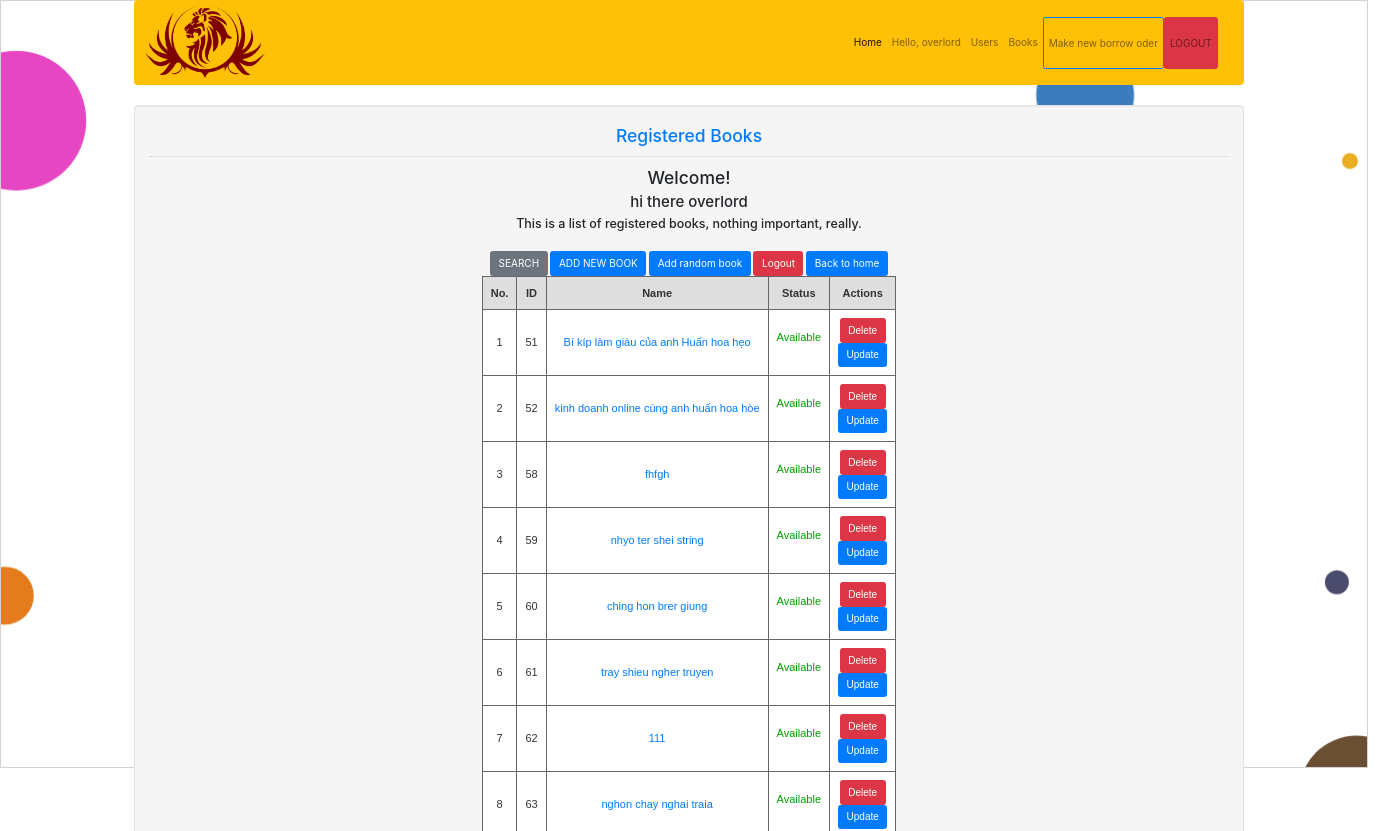
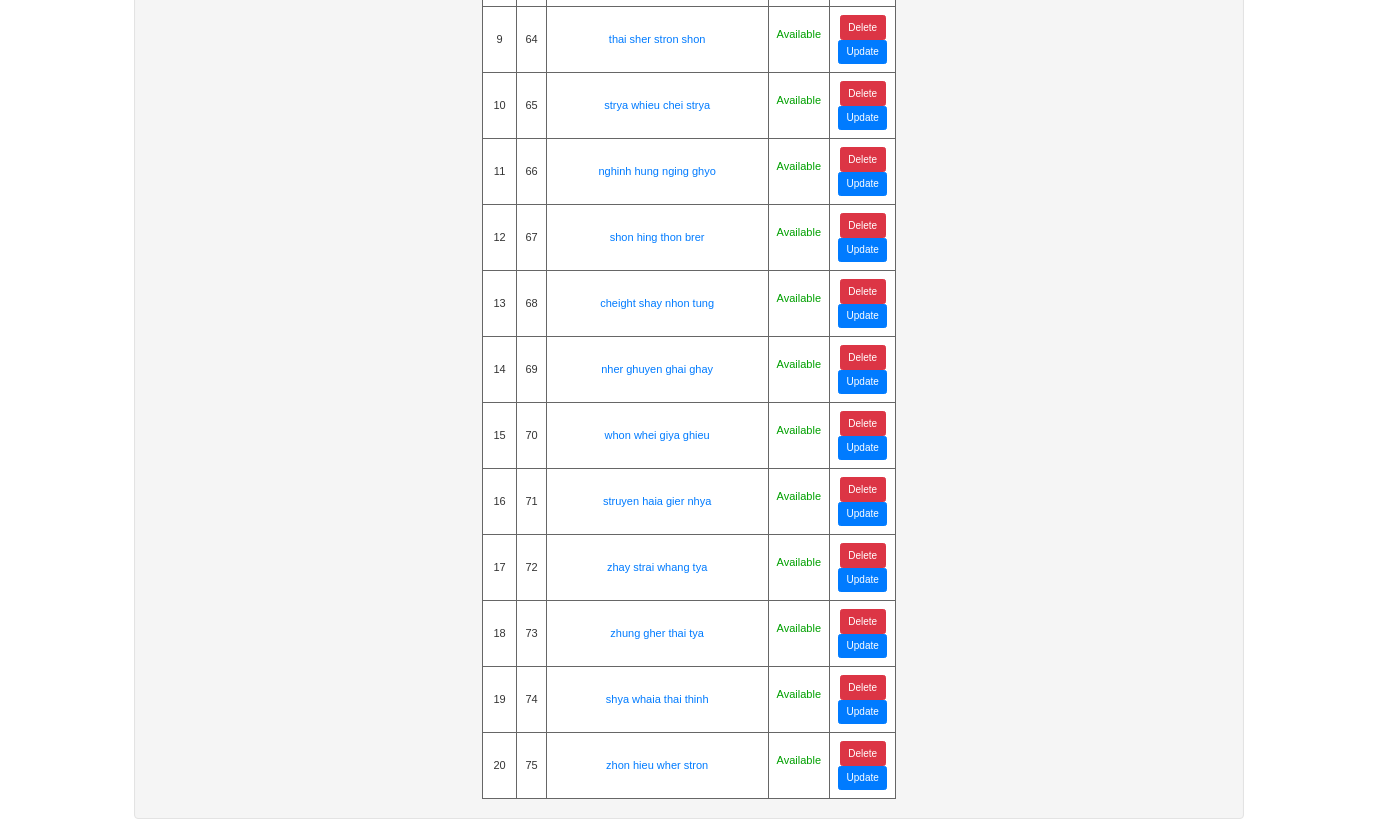
The page /view/book/display.php (signed in) on the database as committed earlier (2 pictures, top to bottom).
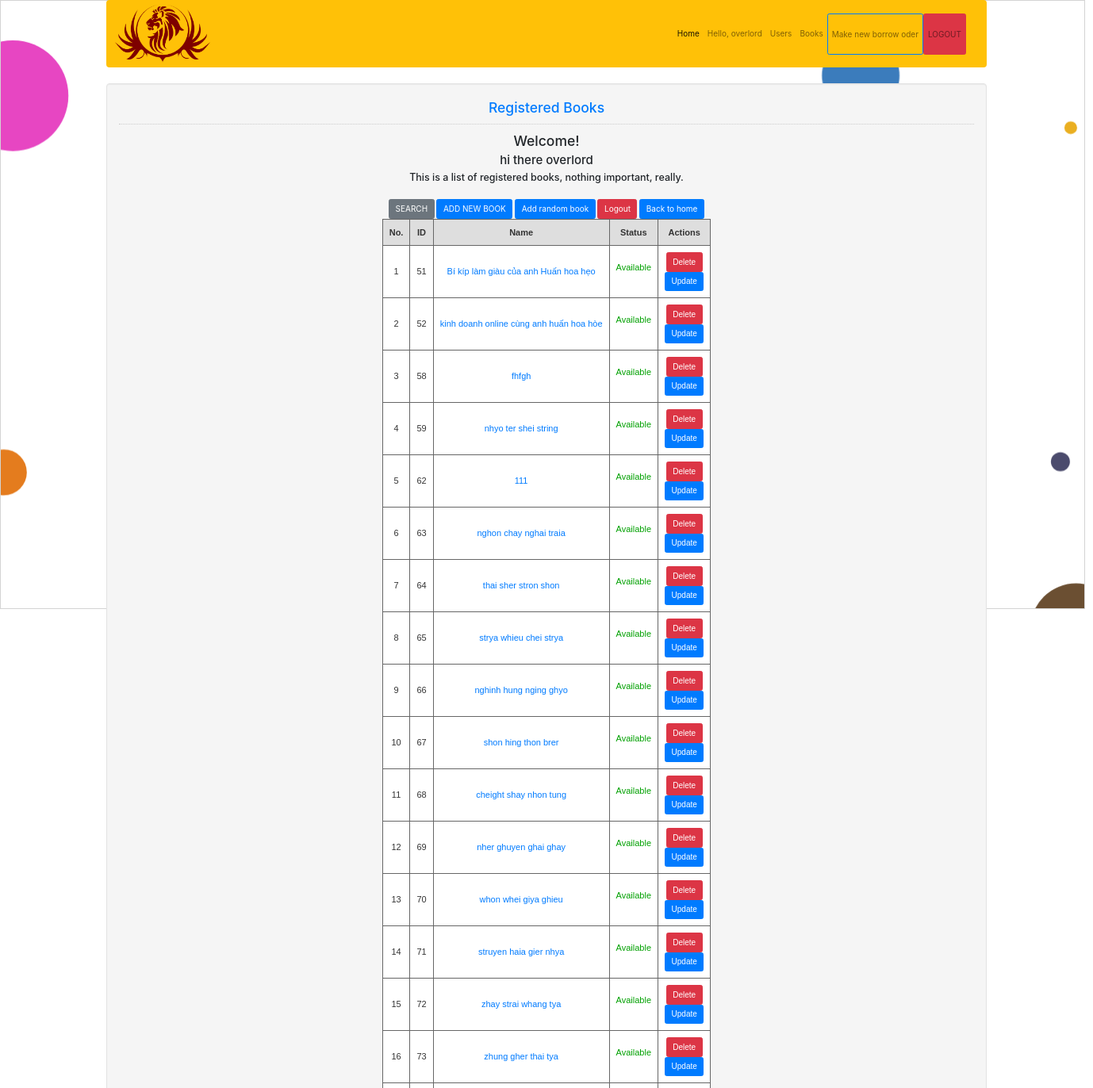
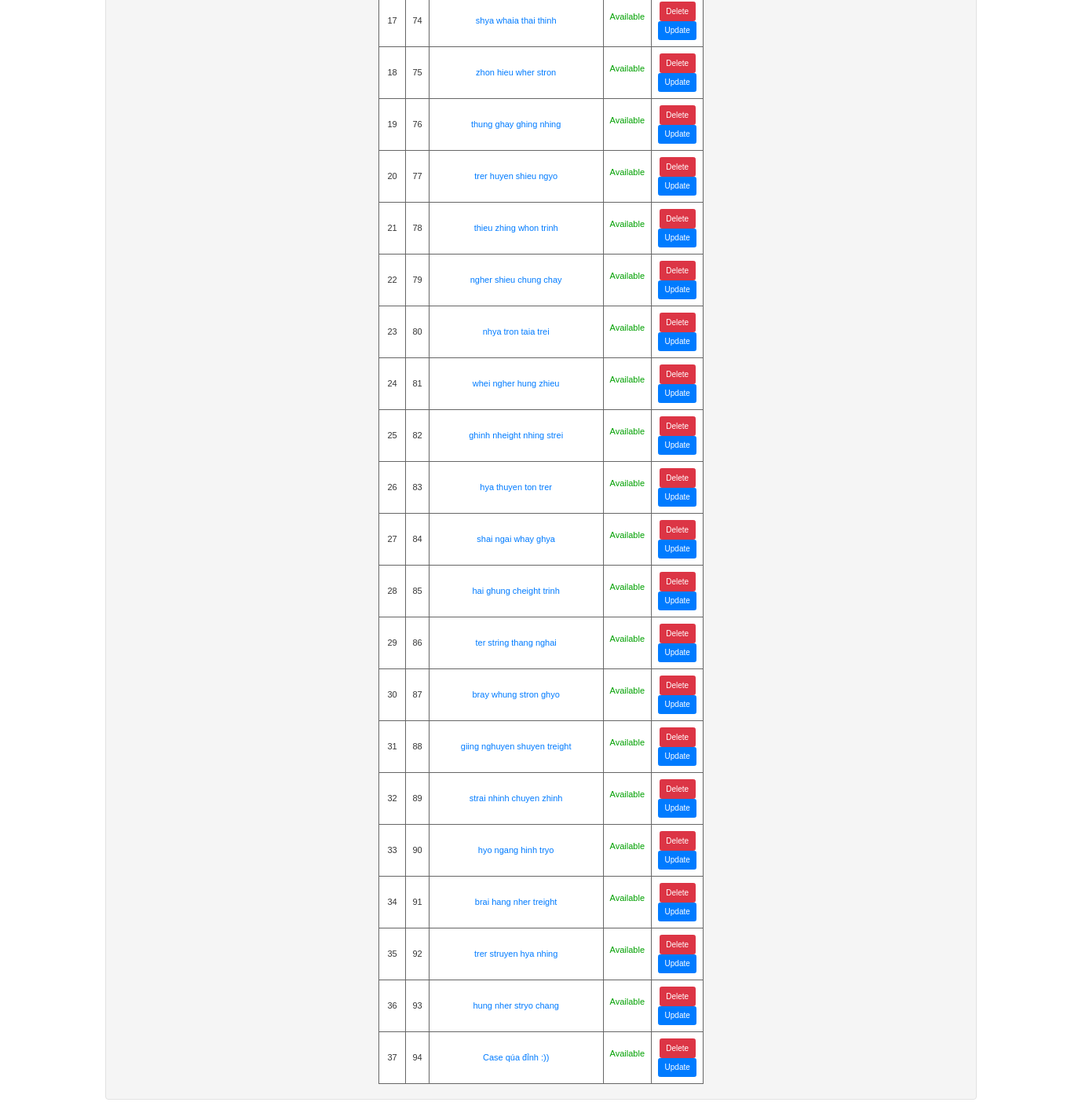
The same page on the database as committed later (2 pictures, top to bottom).
### tables this page shows
CREATE TABLE `member` (
  `mem_id` int(11) NOT NULL,
  `role` int(11) NOT NULL,
  `status` int(11) NOT NULL DEFAULT 0,
  `firstname` varchar(50) NOT NULL,
  `lastname` varchar(50) NOT NULL,
  `username` varchar(30) NOT NULL,
  `password` varchar(12) NOT NULL,
  `email` varchar(255) NOT NULL,
  `address` varchar(255) NOT NULL,
  `phone` varchar(255) NOT NULL,
  `ticket_history` varchar(255) DEFAULT NULL
);

CREATE TABLE `books` (
  `id` int(11) NOT NULL,
  `name` varchar(255) NOT NULL,
  `author` varchar(255) NOT NULL,
  `category` varchar(255) NOT NULL,
  `cover` varchar(255) DEFAULT NULL,
  `description` varchar(255) NOT NULL,
  `status` int(11) NOT NULL
);

### view/book/display.php (the view, shortened to what this page needs)
<!DOCTYPE html>
<?php
require '../../model/connection/conn.php';
$sql = "SELECT * FROM `books` ";
$query = $conn->prepare($sql);
$query->execute();
$results = $query->fetchAll(PDO::FETCH_ASSOC);
?>
<html lang="en">
<head>
    <link rel="stylesheet" type="text/css" href="../../css/bootstrap.css"/>
    <link href="../../css/style.css" rel="stylesheet">
    <link href="//maxcdn.bootstrapcdn.com/bootstrap/4.1.1/css/bootstrap.min.css" rel="stylesheet" id="bootstrap-css">
</head>
<body onscroll="resize_canvas()">
<?php include "../nav.php"; ?>
<div class="container" style="text-align: center">
    <div class="col-md-12 well" style="display: inline-block">
        <h3 class="text-primary">Registered Books</h3>
        <hr style="border-top:1px dotted #ccc;"/>
        <div>
            <h3>Welcome!</h3>
            <?php
            $id = $_SESSION['user']['mem_id'];
            $sql2 = $conn->prepare("SELECT * FROM `member` WHERE `mem_id`='$id'");
            $sql2->execute();
            $fetch = $sql2->fetch();
            ?>
            <div style="text-align: center;">
                <h4><?php echo 'hi there ' . $fetch['firstname'] . " " . $fetch['lastname'] ?></h4></div>
            <h5>This is a list of registered books, nothing important, really.</h5>
            <?php if ($_SESSION['user']['status'] == 0):{ ?>
            <br/>
            <div style="text-align: center;">
                <form method="post">
                    <a class="btn btn-secondary" href="searchResult.php">SEARCH</a>
                    <?php if ($_SESSION['user']['role'] == 1): ?>
                        <a class="btn btn-primary" href="addForm.php">ADD NEW BOOK</a><?php endif; ?>
                    <?php if ($_SESSION['user']['role'] == 1): ?>
                        <a class="btn btn-primary" href="../../model/book/addRandomBook.php">Add random book</a><?php endif; ?>
                    <a class="btn btn-danger" href="../../model/user/logout.php">Logout</a>
                    <a class="btn btn-primary" href="../../view/home.php">Back to home</a>
                    <table class="gridtable" border="1px" style="margin: auto">
                        <tr>
                            <th>No.</th>
                            <th>ID</th>
                            <th>Name</th>
                            <th>Status</th>
                            <th>Actions</th>
                        </tr>
                        <?php foreach ($results as $key => $item): ?>
                            <tr>
                                <td><?php echo ++$key ?></td>
                                <td><?php echo $item['id'] ?></td>
                                <td><a href="profile.php?id=<?php echo $item['id'] ?>"> <?php echo $item['name'] ?></a>
                                </td>
                                <td><?php if ($item['status'] == 1) {
                                        echo '<p style="color: #00A000"> Available</p>';
                                    } else {
                                        echo '<p style="color: #9A0000">Unavailable</p>';
                                    } ?>
                                <td>
                                    <?php if ($_SESSION['user']['role'] == 1): ?>
                                        <a class="btn btn-danger"
                                           href="../../model/book/delete.php?id=<?php echo $item['id'] ?>">Delete</a><br>
                                        <a class="btn btn-primary" href="updateForm.php?id=<?php echo $item['id'] ?>">Update</a>
                                    <?php endif; ?>
                                </td>
                            </tr>
                        <?php endforeach; ?>
                    </table>
                </form>
            </div>
        </div>
    </div>
</div>
<?php } else : echo "You're blocked from reaching this information, please contact site admin for details.";
endif; ?>
</body>
</html>

### view/nav.php (shortened to what this page needs)
<link rel="stylesheet" type="text/css" href="/caseStudy/css/bootstrap.css"/>
<link href="/caseStudy/css/style.css" rel="stylesheet">
<link href="//maxcdn.bootstrapcdn.com/bootstrap/4.1.1/css/bootstrap.min.css" rel="stylesheet" id="bootstrap-css">
<div class="container">
    <nav class="navbar navbar-expand-md navbar-light bg-warning">
        <a href="/caseStudy/view/home.php">
        <img style="width: 120px" src="/caseStudy/img/logo.png" href="/caseStudy/view/home.php" alt="logo">
        </a>
        <div class="collapse navbar-collapse" id="navbarSupportedContent">
            <ul class="navbar-nav ml-auto topnav">
                <li class="nav-item active">
                    <a class="nav-link" href="/caseStudy/view/home.php">Home <span class="sr-only">(current)</span></a>
                </li>
                <?php if ($_SESSION['user']): ?>
                <li class="nav-item">
                    <a class="nav-link" href="/caseStudy/view/user/profile.php?id=<?php echo $_SESSION['user']['mem_id'] ?>">Hello, <?php echo $_SESSION['user']['firstname'] ?></a>
                </li>
                <li class="nav-item">
                    <a class="nav-link" href="/caseStudy/view/user/display.php">Users</a>
                </li>
                <li class="nav-item">
                    <a class="nav-link" href="/caseStudy/view/book/display.php">Books</a>
                </li>
                <?php endif; ?>
                <?php if ($_SESSION['user']['role'] == 1): ?>
                    <li class="nav-item">
                        <a class="nav-link btn btn-outline-primary text-black-50" type="button"
                           href="/caseStudy/view/borrow/borrowForm.php" >Make new borrow
                            oder</a>
                    </li><?php endif; ?>
                <?php if ($_SESSION['user']): ?>
                <li class="nav-item">
                    <a class="nav-link btn btn-danger text-black-50" type="button" href="/caseStudy/model/user/logout.php"
                       >LOGOUT</a>
                </li>
                <?php endif; ?>
            </ul>
        </div>
    </nav>
</div>

### view/book/display.php (style rules this page uses)
table.gridtable { font-family: verdana, arial, sans-serif; font-size: 11px; color: #333333; border-width: 1px; border-color: #666666; border-collapse: collapse; }
table.gridtable th { border-width: 1px; padding: 8px; border-style: solid; border-color: #666666; background-color: #dedede; }
table.gridtable td { border-width: 1px; padding: 8px; border-style: solid; border-color: #666666; background-color: #ffffff; }

Rows that differ between the two databases and show on the page:
removed books: id "60", name "ching hon brer giung", status "Available"
removed books: id "61", name "tray shieu ngher truyen", status "Available"
added books: id "76", name "thung ghay ghing nhing", status "Available"
added books: id "77", name "trer huyen shieu ngyo", status "Available"
added books: id "78", name "thieu zhing whon trinh", status "Available"
added books: id "79", name "ngher shieu chung chay", status "Available"
added books: id "80", name "nhya tron taia trei", status "Available"
added books: id "81", name "whei ngher hung zhieu", status "Available"
added books: id "82", name "ghinh nheight nhing strei", status "Available"
added books: id "83", name "hya thuyen ton trer", status "Available"
added books: id "84", name "shai ngai whay ghya", status "Available"
added books: id "85", name "hai ghung cheight trinh", status "Available"
added books: id "86", name "ter string thang nghai", status "Available"
added books: id "87", name "bray whung stron ghyo", status "Available"
added books: id "88", name "giing nghuyen shuyen treight", status "Available"
added books: id "89", name "strai nhinh chuyen zhinh", status "Available"
added books: id "90", name "hyo ngang hinh tryo", status "Available"
added books: id "91", name "brai hang nher treight", status "Available"
added books: id "92", name "trer struyen hya nhing", status "Available"
added books: id "93", name "hung nher stryo chang", status "Available"
added books: id "94", name "Case qúa đỉnh :))", status "Available"
